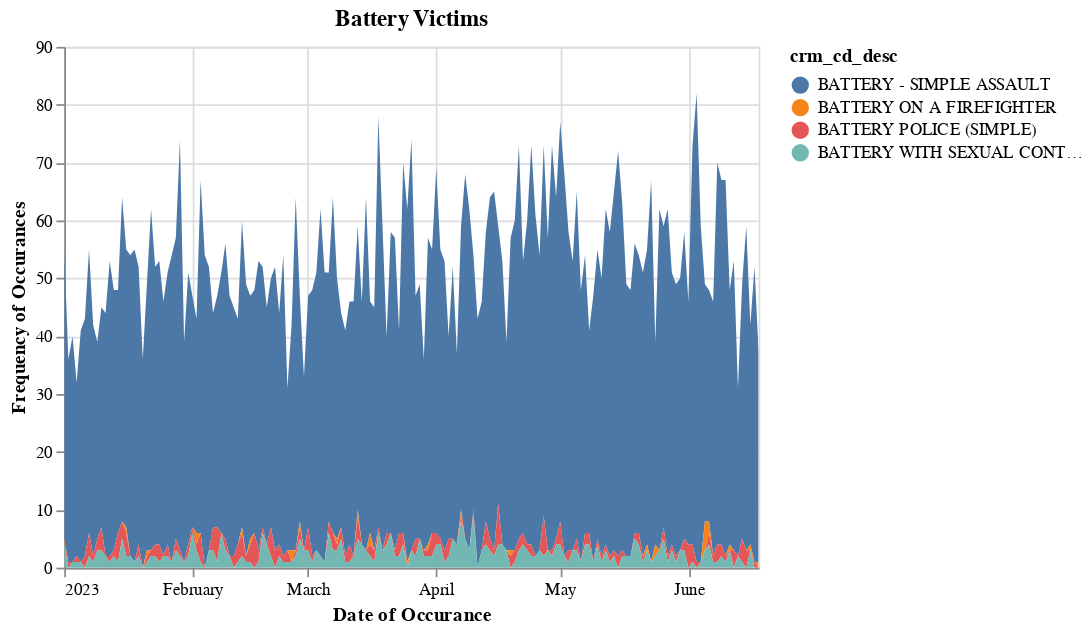

The cell this chart's notebook holds for it:
### Code cell
Chart(batt_stats[(batt_stats['date_occ'].dt.year == 2023)]).mark_area().encode(
    x=alt.X('date_occ:T', title='Date of Occurance'),
    y=alt.Y('dr_no', title='Frequency of Occurances'),
    color='crm_cd_desc'
).properties(
    title='Battery Victims'
).interactive()

### Figure 1 — Vega-Lite specification as saved in the notebook (floating-point values rounded to 4 significant figures; data arrays with more than 128 entries replaced by an {"elided": "..."} marker saying what was removed)
{"config": {"view": {"continuousWidth": 400, "continuousHeight": 300}}, "data": {"name": "data-98183303742ee4fc37cf8c3d171141f2"}, "mark": "area", "encoding": {"color": {"field": "crm_cd_desc", "type": "nominal"}, "x": {"field": "date_occ", "title": "Date of Occurance", "type": "temporal"}, "y": {"field": "dr_no", "title": "Frequency of Occurances", "type": "quantitative"}}, "selection": {"selector001": {"type": "interval", "bind": "scales", "encodings": ["x", "y"]}}, "title": "Battery Victims", "$schema": "https://vega.github.io/schema/vega-lite/v4.17.0.json", "datasets": {"data-98183303742ee4fc37cf8c3d171141f2": {"elided": "456 records"}}}
